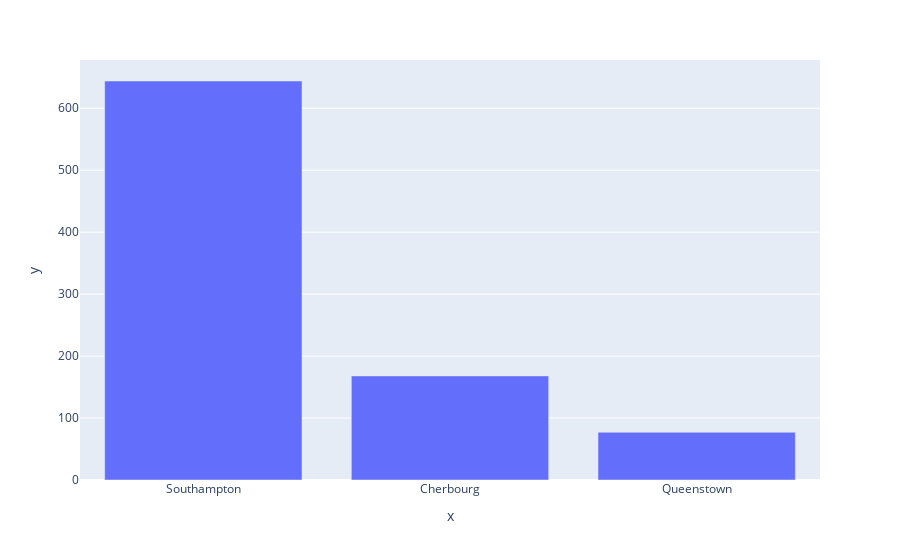

The notebook cell saved with this chart:
### Code cell
px.bar(x=titanic_embark_town,y=titanic['embark_town'].value_counts())

### Figure 1 — Plotly figure (JSON) as saved in the notebook; plotly's stock layout.template omitted (floating-point values rounded to 4 significant figures)
{"data": [{"alignmentgroup": "True", "hovertemplate": "x=%{x}<br>y=%{y}<extra></extra>", "legendgroup": "", "marker": {"color": "#636efa", "pattern": {"shape": ""}}, "name": "", "offsetgroup": "", "orientation": "v", "showlegend": false, "textposition": "auto", "type": "bar", "x": ["Southampton", "Cherbourg", "Queenstown"], "xaxis": "x", "y": [644, 168, 77], "yaxis": "y"}], "layout": {"barmode": "relative", "legend": {"tracegroupgap": 0}, "margin": {"t": 60}, "xaxis": {"anchor": "y", "domain": [0, 1], "title": {"text": "x"}}, "yaxis": {"anchor": "x", "domain": [0, 1], "title": {"text": "y"}}}}
